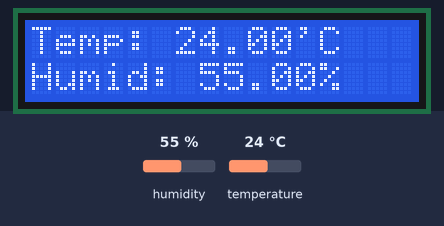
A sketch run on a simulated Arduino Uno, built with avr-gcc and run on an emulated ATmega328P. Parts: 16×2 character LCD. The test bench sets the inputs (shaded band); at power-on: humidity 55 %, temperature 24 °C. What the sketch prints to the serial monitor is not drawn.

Above: at 2.6 s.
2.7 s: humidity set to 22 %
At 13.5 s:
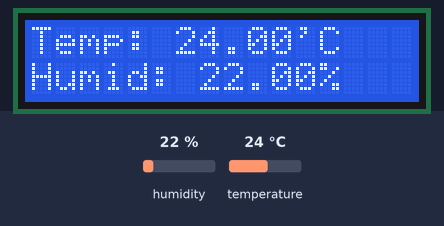
14.7 s: temperature set to 12 °C
At 25.4 s:
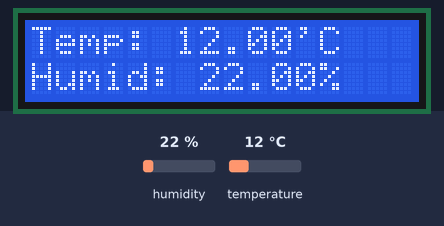
25.8 s: humidity set to 40 %
At 36.2 s:
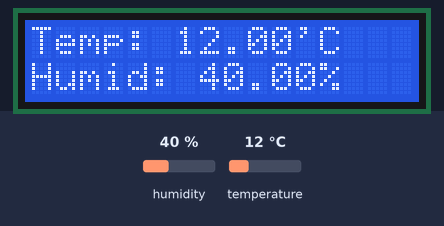
36.9 s: temperature set to 19 °C
At 46.9 s:
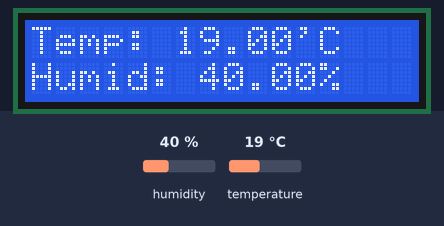
Timing chart, 0 to 48.4 s (numbered marks = the images above; inputs shaded):
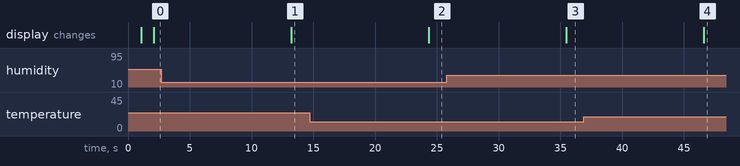

The sketch:

weathermoniteringfinal.ino
```cpp
#include <LiquidCrystal.h>

#include <DHT.h>

#include "DHT.h"

#define DHTPIN A0     // what pin we're connected to

#define DHTTYPE DHT11   // we are using the DHT11 sensor

LiquidCrystal lcd(12, 11, 5, 4, 3, 2);

DHT dht(DHTPIN, DHTTYPE);

void setup()
{

  Serial.begin(115200);
  Serial.println("AT+CIPMUX=0");
  delay(1000);

  lcd.begin(16,2);  //16 by 2 character display

dht.begin();
}

void loop()
{
  delay(1000);
  // Reading temperature or humidity takes about 250 milliseconds!
  float h = dht.readHumidity();

  float t = dht.readTemperature();  // Read temperature as Celsius (the default)

  lcd.clear();
  lcd.setCursor(0,0);
  lcd.print("Temp: ");
  lcd.print(t);  //printing temperarture to the LCD display


  lcd.print("'C");

  lcd.setCursor(0,1);
  lcd.print("Humid: ");
  lcd.print(h);  //printing humidity to the LCD display
  lcd.print("%");
  Serial.println("AT+CIPSTART=\"TCP\",\"api.thingspeak.com\",80");
  delay(100);
  if(Serial.find("Error")){return;}
  String cmd="GET /update?api_key=Z1LXE2T1HVR6PWLJ&field1="+String(h);
  cmd+="&field2=";
  cmd+=t;

  cmd=cmd+"\r\n\r\n";
  Serial.println("AT+CIPSEND="+String(cmd.length()));
  if (Serial.find(">")){Serial.println(cmd);}
  else{Serial.println("AT+CIPCLOSE");}
  delay(8000);


}
```

Measured:
- after the input at 2.7 s, the display: changes after 10.5 s (image 1)
- after the input at 14.7 s, the display: changes after 9.7 s (image 2)
- after the input at 25.8 s, the display: changes after 9.7 s (image 3)
- after the input at 36.9 s, the display: changes after 9.7 s (image 4)
